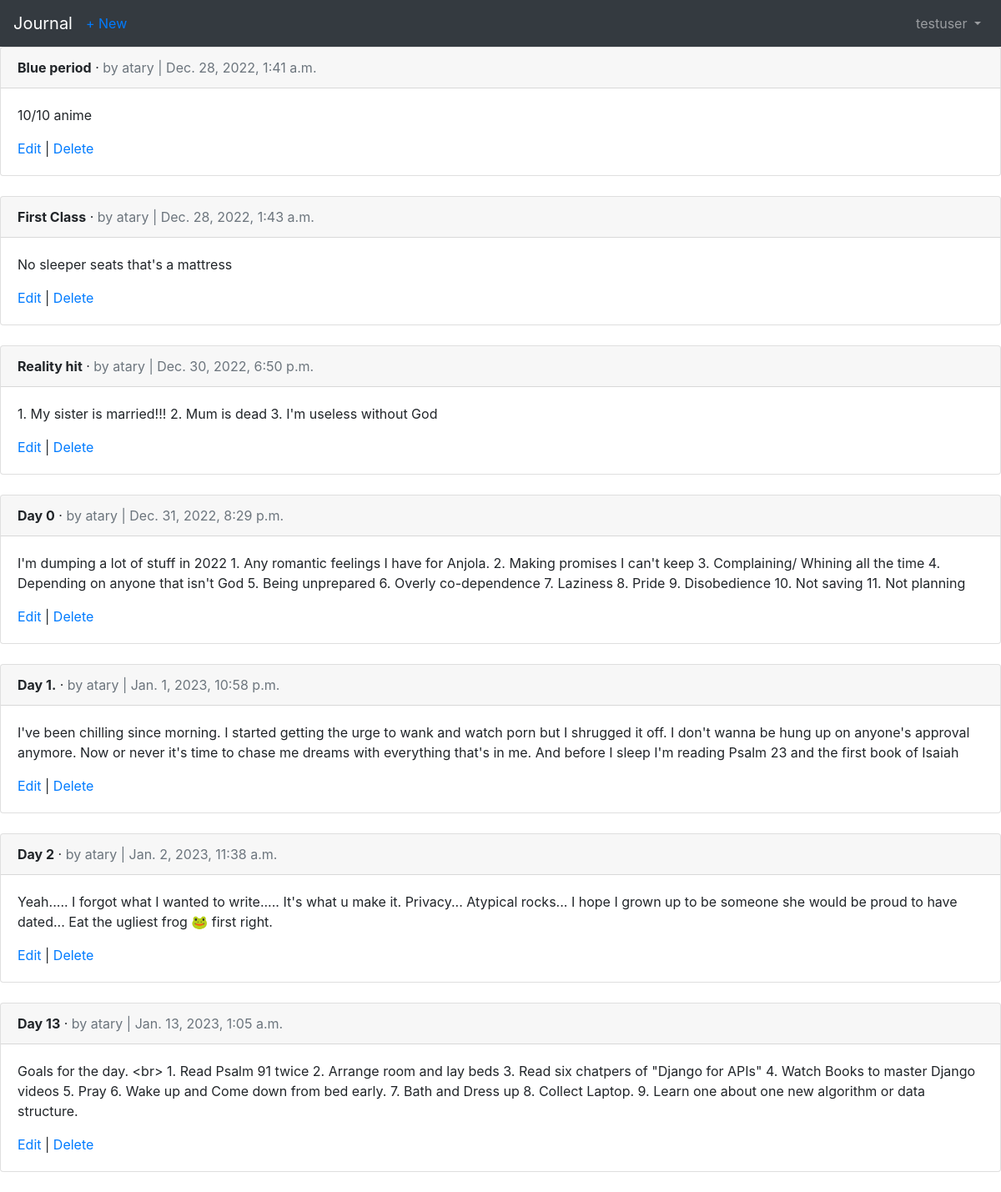
Page /articles/ (signed in) on the committed database.
### accounts/models.py (models this page shows)
class CustomUser(AbstractUser):
	age = models.PositiveIntegerField(null=True, blank=True)

### articles/models.py (models this page shows, shortened)
class Article(models.Model):
	title = models.CharField(max_length=255)
	body = models.TextField()
	date = models.DateTimeField(auto_now_add=True)
	author = models.ForeignKey(
	get_user_model()
	,on_delete=models.CASCADE,
	)

### articles/views.py (the view)
# urls.py: path('', ArticleListView.as_view(), name='article_list'),
class ArticleListView(LoginRequiredMixin,
ListView):
	model = Article
	template_name = 'article_list.html'

### templates/article_list.html (shortened to what this page needs)
{% extends 'base.html' %}
{% block content %}
{% for article in object_list %}
<div class="card">
<div class="card-header">
<span class="font-weight-bold">{{ article.title }}</span> &middot;
<span class="text-muted">by {{ article.author }}
| {{ article.date }}</span>
</div>
<div class="card-body">
<p>{{ article.body }}</p>
<a href="{% url 'article_edit' article.pk %}">Edit</a> |
<a href="{% url 'article_delete' article.pk %}">Delete</a>
</div>
</div>
<br />
{% endfor %}
{% endblock content %}

### templates/base.html (shortened to what this page needs)
<!DOCTYPE html>
{% load static %}
<html>
    <head>
      <link rel="stylesheet" href="https://cdn.jsdelivr.net/npm/bootstrap@4.0.0/dist/css/bootstrap.min.css">
    </head>
    <body>
          <nav class="navbar navbar-expand-lg navbar-dark bg-dark">
<a class="navbar-brand" href="{% url  'home' %}">Journal</a>
{% if user.is_authenticated %}
<ul class="navbar-nav mr-auto">
<li class="nav-item">
<a href="{% url 'article_new' %}">+ New</a>
</li>
</ul>
{% endif %}
<div class="collapse navbar-collapse" id="navbarSupportedContent">
{% if user.is_authenticated %}
<ul class="navbar-nav ml-auto">
<li class="nav-item">
<a class="nav-link dropdown-toggle" href="#"
id="navbarDropdown" role="button" data-toggle="dropdown"
aria-haspopup="true" aria-expanded="false">
{{ user.username }}
</a>
</li>
</ul>
{% endif %}
</div>
</nav>
        <main>
           {% block content %}
          {% endblock content %}
       </main>
    </body>
</html>

### rows in the picture
CustomUser: username "testuser"
Article: title "Blue period", author "atary", date "Dec. 28, 2022, 1:41 a.m.", body "10/10 anime"
Article: title "First Class", author "atary", date "Dec. 28, 2022, 1:43 a.m.", body "No sleeper seats that's a mattress"
Article: title "Reality hit", author "atary", date "Dec. 30, 2022, 6:50 p.m.", body "1. My sister is married!!! 2. Mum is dead 3. I'm useless without God"
Article: title "Day 0", author "atary", date "Dec. 31, 2022, 8:29 p.m.", body "I'm dumping a lot of stuff in 2022 1. Any romantic feelings I have for Anjola. 2. Making promises I can't keep 3. Complaining/ Whining all the time 4. Depending on anyone that isn't God 5. Being unprepared 6. Overly co-dependence 7. Laziness 8. Pride 9. Disobedience 10. Not saving 11. Not planning"
Article: title "Day 1.", author "atary", date "Jan. 1, 2023, 10:58 p.m.", body "I've been chilling since morning. I started getting the urge to wank and watch porn but I shrugged it off. I don't wanna be hung up on anyone's approval anymore. Now or never it's time to chase me dreams with everything that's in me. And before I sleep I'm reading Psalm 23 and the first book of Isaiah"
Article: title "Day 2", author "atary", date "Jan. 2, 2023, 11:38 a.m.", body "Yeah..... I forgot what I wanted to write..... It's what u make it. Privacy... Atypical rocks... I hope I grown up to be someone she would be proud to have dated... Eat the ugliest frog 🐸 first right."
Article: title "Day 13", author "atary", date "Jan. 13, 2023, 1:05 a.m.", body "Goals for the day. <br> 1. Read Psalm 91 twice 2. Arrange room and lay beds 3. Read six chatpers of \"Django for APIs\" 4. Watch Books to master Django videos 5. Pray 6. Wake up and Come down from bed early. 7. Bath and Dress up 8. Collect Laptop. 9. Learn one about one new algorithm or data structure."
